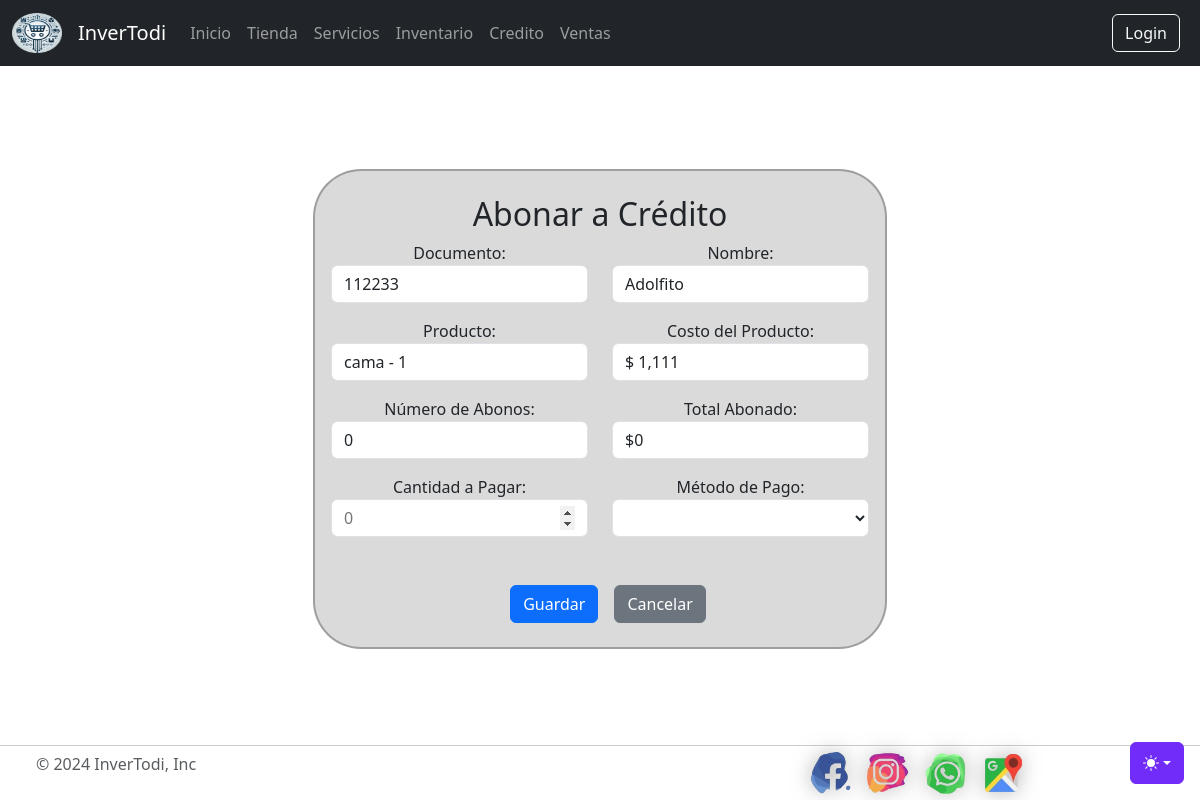
Page /credito/abonar/1/ on the committed database.
### credito/models.py (models this page shows, shortened)
class CrearCreadito(models.Model):
    nombre      = models.CharField(max_length=100)
    documento   = models.PositiveIntegerField()
    nPagos      = models.PositiveIntegerField()
    producto    = models.ForeignKey(productos, on_delete=models.DO_NOTHING, blank=True)
    metodoPago  = models.ManyToManyField(MetodoPago, blank=True)
    registroPago= models.JSONField(default=list)
    @property
    def num_abonos(self): # Calcula el número de abonos realizados
        return len(self.registroPago)
    @property
    def total_abonado(self): #Calcula el total de montos abonados
        total = sum(int(pago.get('cantidad', 0)) for pago in self.registroPago)
        return f"${total:,}"

### tienda/models.py (models this page shows)
class productos(models.Model):
    nombre          = models.CharField(max_length=50)
    imagen          = models.ImageField(upload_to='tienda', null=True, blank=True)
    categoria       = models.ManyToManyField(categoria, null=True, blank=True)
    contenido       = models.CharField(max_length=1000)
    precio          = models.PositiveIntegerField()
    cantidad        = models.PositiveSmallIntegerField()
    disponibilidad  = models.BooleanField(default=True)
    created         = models.DateTimeField(auto_now_add=True)
    updated         = models.DateTimeField(auto_now_add=True)
    def __str__(self):
        return self.nombre
    class Meta:
        verbose_name='producto'
        verbose_name_plural='productos'

### credito/views.py (the view, shortened to what this page needs)
# urls.py: path('abonar/<int:credito_id>/', views.abonar, name="abonar"),
def abonar(request, credito_id):
    credito = get_object_or_404(CrearCreadito, id=credito_id)
    metodos_pago = MetodoPago.objects.all()
    return render(request, 'pago.html', {
        'credito': credito,
        'metodos_pago': metodos_pago,
        'num_abonos': credito.num_abonos,
        'total_abonado': credito.total_abonado,
    })

### credito/templates/pago.html (shortened to what this page needs)
{% extends "base.html" %}
{% load humanize %}
{% block content %}
<div class="conten-form-p">
    <div class="content-form-s-pago">
        <h2 style="text-align: center;">Abonar a Crédito</h2>
        <form method="post" style="display: flex; flex-direction: column; flex-wrap: wrap; align-content: space-around;">
            <div class="row mb-3 text-center">
                <div class="col-md-6 ">
                    <label>Documento:</label>
                    <input class="conten-pago-input" type="text" value="{{ credito.documento }}" disabled>
                </div>
                <div class="col-md-6 ">
                    <label>Nombre:</label>
                    <input class="conten-pago-input" type="text" value="{{ credito.nombre }}" disabled>
                </div>
            </div>
            <div class="row mb-3 text-center">
                <div class="col-md-6 ">
                    <label>Producto:</label>
                    <input class="conten-pago-input" type="text" value="{{ credito.producto }}" disabled>
                </div>
                <div class="col-md-6 ">
                    <label>Costo del Producto:</label>
                    <input class="conten-pago-input" type="text" value="$ {{ credito.producto.precio|intcomma }}" disabled>
                </div>
            </div>
            <div class="row mb-3 text-center">
                <div class="col-md-6 ">
                    <label>Número de Abonos:</label>
                    <input class="conten-pago-input" type="text" value="{{ num_abonos }}" disabled>
                </div>
                <div class="col-md-6 ">
                    <label>Total Abonado:</label>
                    <input class="conten-pago-input" type="text" value="{{ total_abonado }}" disabled>
                </div>
            </div>
            <div class="row mb-3 text-center">
                <div class="col-md-6 ">
                    <label>Cantidad a Pagar:</label>
                    <input class="conten-pago-input" type="number" name="cantidad" placeholder="0" required>
                </div>
                <div class="col-md-6 ">
                    <label>Método de Pago:</label>
                    <select class="conten-pago-input" name="metodo_pago">
                    </select>
                </div>
            </div>
            <div style="display: flex; justify-content: center; margin: 2rem 0 0 0;">
                <button type="submit" class="btn btn-primary content-btn-buscar">Guardar</button>
                <a href="{% url 'Creditos' %}" class="btn btn-secondary content-btn-buscar">Cancelar</a>
            </div>
        </form>
    </div>
</div>
{% endblock %}

### appInventodi/static/css/style.css (style rules this page uses)
.content-btn-buscar { margin: 0px 0 0 1rem; }
.conten-form-p { height: 100%; display: flex; justify-content: center; align-items: center; }
.conten-pago-input { display: block; width: 100%; padding: .375rem .75rem; font-size: 1rem; font-weight: 400; line-height: 1.5; color: var(--bs-body-color); -webkit-appearance: auto; -moz-appearance: auto; appearance: auto; background-color: var(--bs-body-bg); background-clip: padding-box; border: var(--bs-border-width) solid var(--bs-border-color); border-radius: var(--bs-border-radius); transition: border-color .15s ease-in-out, box-shadow .15s ease-in-out; }
.content-form-s-pago { display: flex; padding: 2% 1rem 2% 1rem; margin: 2% 5% 0% 5%; background: rgba(173, 173, 173, 0.452); border: 2px solid rgba(128, 128, 128, 0.671); border-radius: 3rem; flex-direction: column; align-items: center; justify-content: center; }
html, body { height: 100%; margin: 0; display: flex; flex-direction: column; }
body { display: flex; flex-direction: column; min-height: 100vh; }

### appInventodi/static/css/carousel.css (style rules this page uses)
body { padding-top: 3rem; color: rgb(var(--bs-tertiary-color-rgb)); }

### rows in the picture
CrearCreadito: documento "112233", nombre "Adolfito", producto "cama - 1", producto.precio "$ 1,111"
